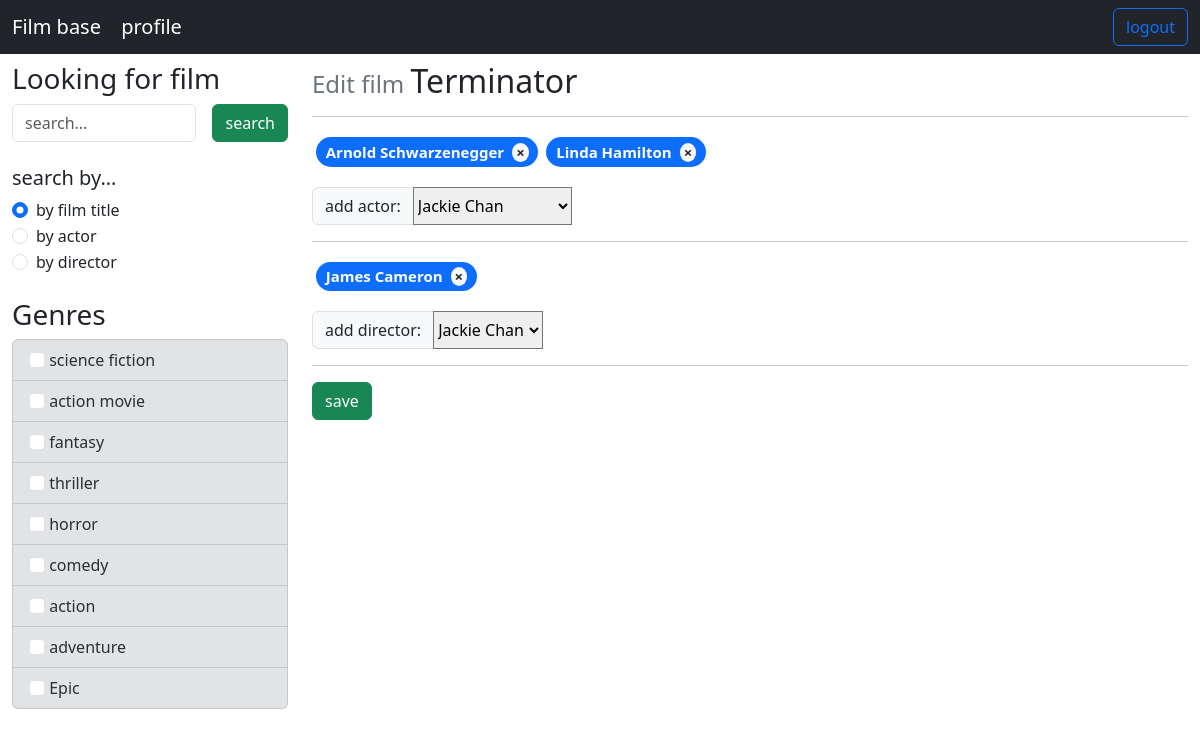
Page /films/4/edit_film (signed in) on the committed database.
### films/models.py (models this page shows, shortened)
class Genre(models.Model):
    title = models.CharField(max_length=255, verbose_name='title')
    class Meta:
        verbose_name = 'genre'
        verbose_name_plural = 'genres'

class Film(models.Model):
    title = models.CharField(max_length=255, verbose_name='title')
    description = models.TextField(max_length=5000, verbose_name='description')
    poster = models.ImageField(upload_to='posters/%Y/%m/%d/')
    STARS_NUMBER = 5
    genres = models.ManyToManyField('Genre',
                                    verbose_name='genre',
                                    related_name='films', null=True)
    directors = models.ManyToManyField('Director',
                                    verbose_name='directors',
                                    related_name='films', null=True)
    actors = models.ManyToManyField('Actor',
                                    verbose_name='actors',
                                    related_name='films', null=True)
    class Meta:
        verbose_name = 'Film'
        verbose_name_plural = 'Films'

class Actor(models.Model):
    name = models.CharField(max_length=255, verbose_name='name')
    class Meta:
        verbose_name = 'Actor'
        verbose_name_plural = 'Actors'

class Director(models.Model):
    name = models.CharField(max_length=255, verbose_name='name')
    class Meta:
        verbose_name = 'Director'
        verbose_name_plural = 'Directors'

### films/views.py (the view, shortened to what this page needs)
# urls.py: path('<int:film_pk>/edit_film', FilmEditView.as_view(), name='edit_film'),
class FilmEditView(LoginRequiredMixin, View):
    permission_denied_message = "NO! You are not authenticated for this action!"
    login_url = 'login/'
    raise_exception = True
    def get(self, request, film_pk):
        filtered_actors = Actor.objects.exclude(films__id=film_pk)
        filtered_directors = Director.objects.exclude(films__id=film_pk)
        context = {'film': Film.objects.get(pk=film_pk), 'actors': filtered_actors, 'directors': filtered_directors}
        return render(request, template_name='films/edit.html', context=context)

### films/templatetags/film_tag.py (called while the page is built)
@register.simple_tag()
def get_genres():
    return Genre.objects.all()

@register.filter(name='getattr')
def get_attr(item, attr):
    return getattr(item, attr)

### films/templates/films/edit.html (shortened to what this page needs)
{% extends "films/base.html" %}
{% load static %}
{% block resources %}
    <link rel="stylesheet" href="https://cdn.jsdelivr.net/npm/bootstrap-select@1.14.0-beta2/dist/css/bootstrap-select.min.css">
{% endblock resources %}
{% block content %}
    <form action="{% url 'edit_film' film.pk %}" method="POST">
        <h4 class=" text-secondary"> Edit film <span class="h2 text-dark"> {{ film.title }} <span></h2>
        <hr>
        {% include 'films/includes/bages/bage_list_input.html' with items=film.actors.all filtered_items=actors can_attach=user.is_authenticated can_detach=user.is_authenticated item_name='name' select_name='actors' id='select-actors' label='add actor:' %}
        <hr>
        {% include 'films/includes/bages/bage_list_input.html' with items=film.directors.all filtered_items=directors can_attach=user.is_authenticated can_detach=user.is_authenticated item_name='name' select_name='directors' id='select-directors' label='add director:' %}
        <hr>
        <button type="submit" class="btn btn-success">save</button>
    </form>
{% endblock content %}

### films/templates/films/includes/sidebar.html
{% load film_tag %}
{% get_genres as genres %}
<div class="search-bar w3layouts-newsletter">
	<h3 class="">Looking for film</h3>
	<form action="{% url 'film_list' %}" method="get" class="d-flex" id="search-form">
		<input type="search" placeholder="search..." name="search"
			   class="form-control me-3">
		<button type="submit" class="btn btn-success">
			<span class="" aria-hidden="true">search</span>
		</button>
	</form>
</div>
<div class="my-4">
	<h5 class="">search by...</h5>
	<div class="form-check">
		<input value="0" form="search-form" class="form-check-input" type="radio"
			   name="by" id="by_film_title_radio" checked>
		<label class="form-check-label" for="flexRadioDefault1">
			by film title
		</label>
	</div>
	<div class="form-check">
		<input value="1" form="search-form" class="form-check-input" type="radio"
			   name="by" id="by_actor_radio">
		<label class="form-check-label" for="flexRadioDefault2">
			by actor
		</label>
	</div><div class="form-check">
		<input value="2" form="search-form" class="form-check-input" type="radio"
			   name="by" id="by_director_radio">
		<label class="form-check-label" for="flexRadioDefault2">
			by director
		</label>
	</div>
</div>
<div class="my-4">
	<h3 class="">Genres</h3>
	<ul class="list-group">
		{% for genre in genres %}
			<li class="list-group-item list-group-item-secondary">
				<input value="{{ genre.pk }}" name="genre" form="search-form"
					   type="checkbox" class="form-check-input mr-1">
				<span class="">{{ genre.title }}</span>
			</li>
		{% endfor %}
	</ul>
</div>

### films/templates/films/includes/bages/bage_item.html (shortened to what this page needs)
<h5 class="m-1 attaching-block" {% if is_hidden %}hidden{% endif %}>
    <span class="badge bg-primary rounded-pill d-flex justify-content-between align-items-center">
        <span class="selected-option-name">{{ title }}</span>
        <span
        aria-hidden="true"
        class="rounded-circle bg-light text-dark px-1 ms-2 detach-option-btn badge-close"
        {% if can_detach %}
            style="cursor: pointer;"
            {% comment %} onclick="fnDetachOption($(this), 'select-permissions')" {% endcomment %}
        {% endif %}
        >&times;</span>
    </span>
</h5>

### films/static/films/css/badge.css (style rules this page uses)
.badge-close { padding-top: 2px; padding-bottom: 2px; }

### rows in the picture
Genre: title "science fiction"
Genre: title "action movie"
Genre: title "fantasy"
Genre: title "thriller"
Genre: title "horror"
Genre: title "comedy"
Genre: title "action"
Genre: title "adventure"
Genre: title "Epic"
Film: title "Terminator"
Actor: name "Arnold Schwarzenegger"
Actor: name "Linda Hamilton"
Director: name "James Cameron"

### other values in the picture
{{ label }} "add actor: add director:"
form field value "Jackie Chan Jackie Chan"
